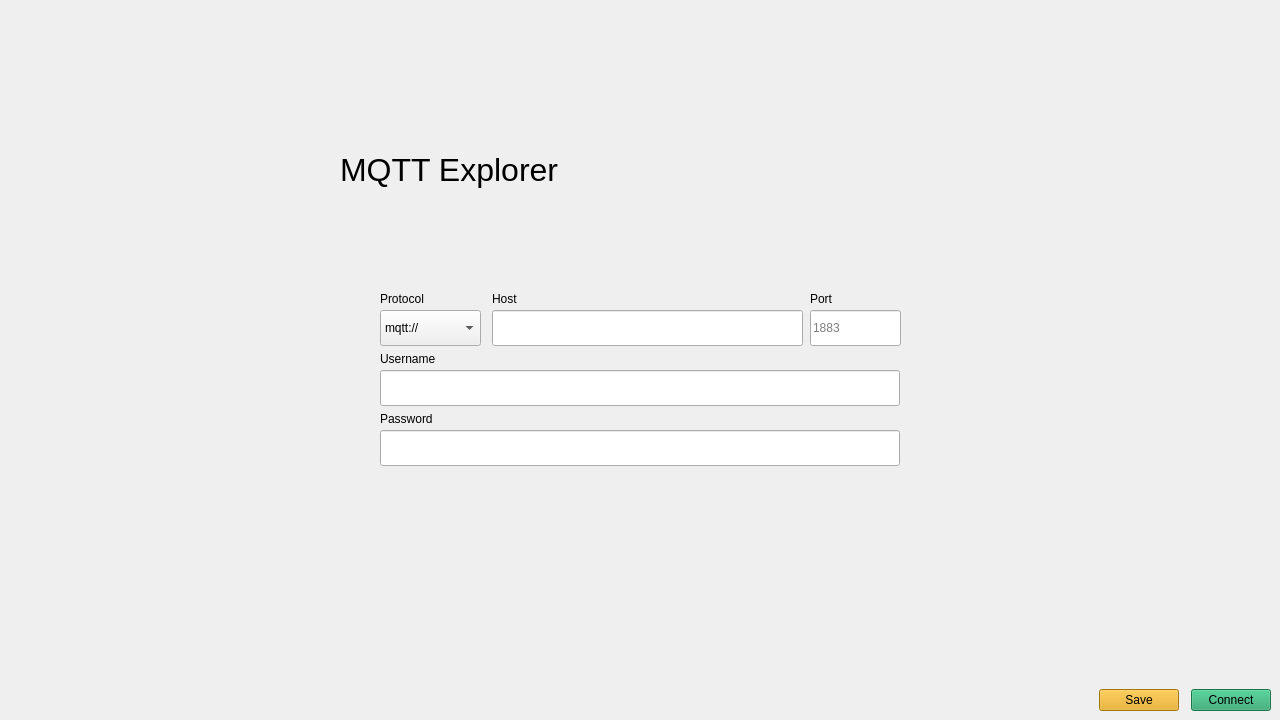
<?xml version="1.0" encoding="UTF-8"?>
<ui version="4.0">
 <class>MainWindow</class>
 <widget class="QMainWindow" name="MainWindow">
  <property name="geometry">
   <rect>
    <x>0</x>
    <y>0</y>
    <width>1280</width>
    <height>720</height>
   </rect>
  </property>
  <property name="windowTitle">
   <string>ICP MQTT Explorer</string>
  </property>
  <property name="styleSheet">
   <string notr="true"/>
  </property>
  <widget class="QWidget" name="centralwidget">
   <property name="enabled">
    <bool>true</bool>
   </property>
   <layout class="QVBoxLayout" name="verticalLayout">
    <property name="spacing">
     <number>0</number>
    </property>
    <property name="leftMargin">
     <number>0</number>
    </property>
    <property name="topMargin">
     <number>0</number>
    </property>
    <property name="rightMargin">
     <number>0</number>
    </property>
    <property name="bottomMargin">
     <number>0</number>
    </property>
    <item>
     <widget class="QStackedWidget" name="stackedWidget">
      <property name="sizePolicy">
       <sizepolicy hsizetype="Expanding" vsizetype="Expanding">
        <horstretch>0</horstretch>
        <verstretch>0</verstretch>
       </sizepolicy>
      </property>
      <property name="currentIndex">
       <number>0</number>
      </property>
      <widget class="QWidget" name="login">
       <layout class="QVBoxLayout" name="verticalLayout_2">
        <property name="spacing">
         <number>0</number>
        </property>
        <property name="leftMargin">
         <number>0</number>
        </property>
        <property name="topMargin">
         <number>0</number>
        </property>
        <property name="rightMargin">
         <number>0</number>
        </property>
        <property name="bottomMargin">
         <number>0</number>
        </property>
        <item>
         <spacer name="verticalSpacer">
          <property name="orientation">
           <enum>Qt::Vertical</enum>
          </property>
          <property name="sizeHint" stdset="0">
           <size>
            <width>20</width>
            <height>40</height>
           </size>
          </property>
         </spacer>
        </item>
        <item>
         <widget class="QWidget" name="form_widget" native="true">
          <layout class="QHBoxLayout" name="horizontalLayout_2">
           <item>
            <spacer name="horizontalSpacer_2">
             <property name="orientation">
              <enum>Qt::Horizontal</enum>
             </property>
             <property name="sizeHint" stdset="0">
              <size>
               <width>67</width>
               <height>20</height>
              </size>
             </property>
            </spacer>
           </item>
           <item>
            <widget class="QWidget" name="connection_settings_form" native="true">
             <property name="minimumSize">
              <size>
               <width>600</width>
               <height>400</height>
              </size>
             </property>
             <widget class="QLineEdit" name="lineEdit_host">
              <property name="geometry">
               <rect>
                <x>152</x>
                <y>170</y>
                <width>311</width>
                <height>36</height>
               </rect>
              </property>
              <property name="clearButtonEnabled">
               <bool>true</bool>
              </property>
             </widget>
             <widget class="QLineEdit" name="lineEdit_port">
              <property name="geometry">
               <rect>
                <x>470</x>
                <y>170</y>
                <width>91</width>
                <height>36</height>
               </rect>
              </property>
              <property name="inputMask">
               <string/>
              </property>
              <property name="placeholderText">
               <string>1883</string>
              </property>
              <property name="clearButtonEnabled">
               <bool>false</bool>
              </property>
             </widget>
             <widget class="QLineEdit" name="lineEdit_username">
              <property name="geometry">
               <rect>
                <x>40</x>
                <y>230</y>
                <width>520</width>
                <height>36</height>
               </rect>
              </property>
              <property name="placeholderText">
               <string/>
              </property>
              <property name="clearButtonEnabled">
               <bool>true</bool>
              </property>
             </widget>
             <widget class="QComboBox" name="comboBox_protocol">
              <property name="geometry">
               <rect>
                <x>40</x>
                <y>170</y>
                <width>101</width>
                <height>36</height>
               </rect>
              </property>
              <item>
               <property name="text">
                <string>mqtt://</string>
               </property>
              </item>
             </widget>
             <widget class="QLabel" name="label">
              <property name="geometry">
               <rect>
                <x>40</x>
                <y>150</y>
                <width>62</width>
                <height>17</height>
               </rect>
              </property>
              <property name="text">
               <string>Protocol</string>
              </property>
             </widget>
             <widget class="QLabel" name="label_2">
              <property name="geometry">
               <rect>
                <x>152</x>
                <y>150</y>
                <width>62</width>
                <height>17</height>
               </rect>
              </property>
              <property name="text">
               <string>Host</string>
              </property>
             </widget>
             <widget class="QLabel" name="label_3">
              <property name="geometry">
               <rect>
                <x>470</x>
                <y>150</y>
                <width>62</width>
                <height>17</height>
               </rect>
              </property>
              <property name="text">
               <string>Port</string>
              </property>
             </widget>
             <widget class="QLabel" name="label_4">
              <property name="geometry">
               <rect>
                <x>40</x>
                <y>210</y>
                <width>141</width>
                <height>17</height>
               </rect>
              </property>
              <property name="text">
               <string>Username</string>
              </property>
             </widget>
             <widget class="QLabel" name="label_5">
              <property name="geometry">
               <rect>
                <x>40</x>
                <y>270</y>
                <width>62</width>
                <height>17</height>
               </rect>
              </property>
              <property name="text">
               <string>Password</string>
              </property>
             </widget>
             <widget class="QLineEdit" name="lineEdit_password">
              <property name="geometry">
               <rect>
                <x>40</x>
                <y>290</y>
                <width>520</width>
                <height>36</height>
               </rect>
              </property>
              <property name="echoMode">
               <enum>QLineEdit::Password</enum>
              </property>
              <property name="clearButtonEnabled">
               <bool>false</bool>
              </property>
             </widget>
             <widget class="QLabel" name="application_name">
              <property name="geometry">
               <rect>
                <x>0</x>
                <y>0</y>
                <width>291</width>
                <height>61</height>
               </rect>
              </property>
              <property name="text">
               <string>&lt;html&gt;&lt;head/&gt;&lt;body&gt;&lt;p&gt;&lt;span style=&quot; font-size:24pt;&quot;&gt;MQTT Explorer&lt;/span&gt;&lt;/p&gt;&lt;/body&gt;&lt;/html&gt;</string>
              </property>
             </widget>
            </widget>
           </item>
           <item>
            <spacer name="horizontalSpacer_3">
             <property name="orientation">
              <enum>Qt::Horizontal</enum>
             </property>
             <property name="sizeHint" stdset="0">
              <size>
               <width>67</width>
               <height>20</height>
              </size>
             </property>
            </spacer>
           </item>
          </layout>
         </widget>
        </item>
        <item>
         <spacer name="verticalSpacer_2">
          <property name="orientation">
           <enum>Qt::Vertical</enum>
          </property>
          <property name="sizeHint" stdset="0">
           <size>
            <width>20</width>
            <height>40</height>
           </size>
          </property>
         </spacer>
        </item>
        <item>
         <widget class="QWidget" name="connection_settings_buttons" native="true">
          <property name="maximumSize">
           <size>
            <width>16777215</width>
            <height>50</height>
           </size>
          </property>
          <layout class="QHBoxLayout" name="horizontalLayout">
           <property name="spacing">
            <number>12</number>
           </property>
           <item>
            <spacer name="horizontalSpacer">
             <property name="orientation">
              <enum>Qt::Horizontal</enum>
             </property>
             <property name="sizeHint" stdset="0">
              <size>
               <width>40</width>
               <height>20</height>
              </size>
             </property>
            </spacer>
           </item>
           <item>
            <widget class="QPushButton" name="save_button">
             <property name="styleSheet">
              <string notr="true">QPushButton { background-color: rgb(229, 165, 10) }</string>
             </property>
             <property name="text">
              <string>Save</string>
             </property>
            </widget>
           </item>
           <item>
            <widget class="QPushButton" name="connect_button">
             <property name="styleSheet">
              <string notr="true">QPushButton { background-color: rgb(38, 162, 105) }</string>
             </property>
             <property name="text">
              <string>Connect</string>
             </property>
            </widget>
           </item>
          </layout>
         </widget>
        </item>
       </layout>
      </widget>
      <widget class="QWidget" name="explorer">
       <layout class="QVBoxLayout" name="verticalLayout_3">
        <property name="spacing">
         <number>0</number>
        </property>
        <property name="leftMargin">
         <number>0</number>
        </property>
        <property name="topMargin">
         <number>0</number>
        </property>
        <property name="rightMargin">
         <number>0</number>
        </property>
        <property name="bottomMargin">
         <number>0</number>
        </property>
        <item>
         <widget class="QWidget" name="widget" native="true">
          <layout class="QHBoxLayout" name="horizontalLayout_3">
           <item>
            <spacer name="horizontalSpacer_4">
             <property name="orientation">
              <enum>Qt::Horizontal</enum>
             </property>
             <property name="sizeHint" stdset="0">
              <size>
               <width>40</width>
               <height>20</height>
              </size>
             </property>
            </spacer>
           </item>
           <item>
            <widget class="QPushButton" name="pushButton_dashboard">
             <property name="text">
              <string>Dashboard</string>
             </property>
            </widget>
           </item>
           <item>
            <widget class="QPushButton" name="pushButton_disconnect">
             <property name="text">
              <string>Disconnect</string>
             </property>
            </widget>
           </item>
          </layout>
         </widget>
        </item>
        <item>
         <widget class="QWidget" name="explorer_main" native="true">
          <layout class="QHBoxLayout" name="horizontalLayout_5">
           <item>
            <widget class="QScrollArea" name="scrollArea">
             <property name="widgetResizable">
              <bool>true</bool>
             </property>
             <widget class="QWidget" name="scrollAreaWidgetContents">
              <property name="geometry">
               <rect>
                <x>0</x>
                <y>0</y>
                <width>398</width>
                <height>92</height>
               </rect>
              </property>
              <layout class="QHBoxLayout" name="horizontalLayout_4">
               <item>
                <widget class="QSplitter" name="splitter">
                 <property name="orientation">
                  <enum>Qt::Horizontal</enum>
                 </property>
                 <widget class="QTreeView" name="treeView"/>
                 <widget class="QWidget" name="widget_2" native="true">
                  <property name="minimumSize">
                   <size>
                    <width>0</width>
                    <height>80</height>
                   </size>
                  </property>
                  <layout class="QVBoxLayout" name="verticalLayout_4">
                   <item>
                    <widget class="QLabel" name="label_9">
                     <property name="text">
                      <string>View</string>
                     </property>
                    </widget>
                   </item>
                   <item>
                    <widget class="MessageViewWidget" name="messageView" native="true">
                     <property name="minimumSize">
                      <size>
                       <width>0</width>
                       <height>100</height>
                      </size>
                     </property>
                    </widget>
                   </item>
                   <item>
                    <widget class="QLabel" name="label_8">
                     <property name="text">
                      <string>History</string>
                     </property>
                    </widget>
                   </item>
                   <item>
                    <widget class="QListView" name="listView"/>
                   </item>
                   <item>
                    <widget class="QWidget" name="widget_3" native="true">
                     <layout class="QVBoxLayout" name="verticalLayout_5">
                      <property name="spacing">
                       <number>0</number>
                      </property>
                      <property name="leftMargin">
                       <number>0</number>
                      </property>
                      <property name="topMargin">
                       <number>0</number>
                      </property>
                      <property name="rightMargin">
                       <number>0</number>
                      </property>
                      <property name="bottomMargin">
                       <number>0</number>
                      </property>
                      <item>
                       <widget class="QLabel" name="label_6">
                        <property name="text">
                         <string>Topic</string>
                        </property>
                       </widget>
                      </item>
                      <item>
                       <widget class="QLineEdit" name="topicLineEdit">
                        <property name="text">
                         <string/>
                        </property>
                       </widget>
                      </item>
                      <item>
                       <widget class="QLabel" name="label_7">
                        <property name="text">
                         <string>Input</string>
                        </property>
                       </widget>
                      </item>
                      <item>
                       <layout class="QHBoxLayout" name="horizontalLayout_6">
                        <item>
                         <widget class="QStackedWidget" name="stackedWidget_input">
                          <property name="currentIndex">
                           <number>1</number>
                          </property>
                          <widget class="QWidget" name="fileInputPage">
                           <layout class="QHBoxLayout" name="horizontalLayout_7">
                            <item>
                             <widget class="QLineEdit" name="inputFilenameLineEdit"/>
                            </item>
                            <item>
                             <widget class="QPushButton" name="inputFileBrowseButton">
                              <property name="text">
                               <string>Browse</string>
                              </property>
                             </widget>
                            </item>
                           </layout>
                          </widget>
                          <widget class="QWidget" name="textInputPage">
                           <layout class="QGridLayout" name="gridLayout">
                            <item row="0" column="0">
                             <widget class="QTextEdit" name="inputTextEdit"/>
                            </item>
                           </layout>
                          </widget>
                         </widget>
                        </item>
                        <item>
                         <widget class="QWidget" name="widget_4" native="true">
                          <layout class="QVBoxLayout" name="verticalLayout_6">
                           <item>
                            <widget class="QComboBox" name="combobox_inputType">
                             <item>
                              <property name="text">
                               <string>Text</string>
                              </property>
                             </item>
                             <item>
                              <property name="text">
                               <string>File</string>
                              </property>
                             </item>
                            </widget>
                           </item>
                           <item>
                            <widget class="QPushButton" name="pushButton_publish">
                             <property name="text">
                              <string>Publish</string>
                             </property>
                            </widget>
                           </item>
                          </layout>
                         </widget>
                        </item>
                       </layout>
                      </item>
                     </layout>
                    </widget>
                   </item>
                  </layout>
                 </widget>
                </widget>
               </item>
              </layout>
             </widget>
            </widget>
           </item>
          </layout>
         </widget>
        </item>
       </layout>
      </widget>
      <widget class="QWidget" name="dashboard">
       <layout class="QVBoxLayout" name="verticalLayout_7">
        <property name="spacing">
         <number>0</number>
        </property>
        <property name="leftMargin">
         <number>0</number>
        </property>
        <property name="topMargin">
         <number>0</number>
        </property>
        <property name="rightMargin">
         <number>0</number>
        </property>
        <property name="bottomMargin">
         <number>0</number>
        </property>
        <item>
         <widget class="QWidget" name="widget_5" native="true">
          <layout class="QHBoxLayout" name="horizontalLayout_8">
           <item>
            <spacer name="horizontalSpacer_5">
             <property name="orientation">
              <enum>Qt::Horizontal</enum>
             </property>
             <property name="sizeHint" stdset="0">
              <size>
               <width>40</width>
               <height>20</height>
              </size>
             </property>
            </spacer>
           </item>
           <item>
            <widget class="QPushButton" name="pushButton_explorer">
             <property name="minimumSize">
              <size>
               <width>95</width>
               <height>0</height>
              </size>
             </property>
             <property name="text">
              <string>Explorer</string>
             </property>
            </widget>
           </item>
           <item>
            <widget class="QPushButton" name="pushButton_disconnect_2">
             <property name="text">
              <string>Disconnect</string>
             </property>
            </widget>
           </item>
          </layout>
         </widget>
        </item>
        <item>
         <widget class="QWidget" name="dashboardGridWidget" native="true">
          <property name="sizePolicy">
           <sizepolicy hsizetype="Expanding" vsizetype="Expanding">
            <horstretch>0</horstretch>
            <verstretch>0</verstretch>
           </sizepolicy>
          </property>
          <layout class="QHBoxLayout" name="horizontalLayout_9">
           <property name="spacing">
            <number>6</number>
           </property>
           <property name="leftMargin">
            <number>6</number>
           </property>
           <property name="topMargin">
            <number>6</number>
           </property>
           <property name="rightMargin">
            <number>6</number>
           </property>
           <property name="bottomMargin">
            <number>6</number>
           </property>
           <item>
            <widget class="QScrollArea" name="scrollArea_2">
             <property name="widgetResizable">
              <bool>true</bool>
             </property>
             <widget class="QWidget" name="scrollAreaWidget">
              <property name="geometry">
               <rect>
                <x>0</x>
                <y>0</y>
                <width>1264</width>
                <height>656</height>
               </rect>
              </property>
              <layout class="QHBoxLayout" name="horizontalLayout_10">
               <property name="spacing">
                <number>0</number>
               </property>
               <property name="leftMargin">
                <number>0</number>
               </property>
               <property name="topMargin">
                <number>0</number>
               </property>
               <property name="rightMargin">
                <number>0</number>
               </property>
               <property name="bottomMargin">
                <number>0</number>
               </property>
               <item>
                <layout class="QGridLayout" name="dashboardGridlayout"/>
               </item>
              </layout>
             </widget>
            </widget>
           </item>
          </layout>
         </widget>
        </item>
       </layout>
      </widget>
     </widget>
    </item>
   </layout>
  </widget>
 </widget>
 <customwidgets>
  <customwidget>
   <class>MessageViewWidget</class>
   <extends>QWidget</extends>
   <header>messageviewwidget.h</header>
   <container>1</container>
  </customwidget>
 </customwidgets>
 <resources/>
 <connections/>
</ui>
